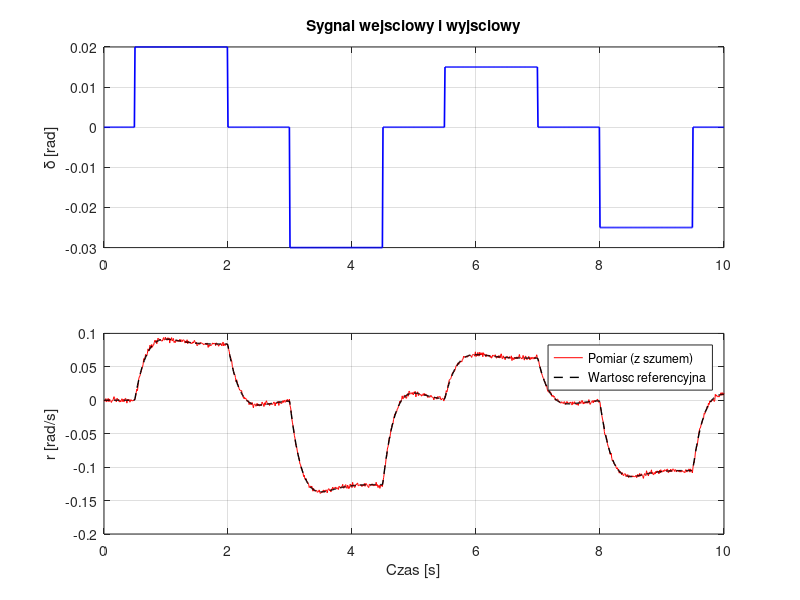

The MATLAB script that drew this image: (Note: this script raises an error after producing the figure.)
%% Identyfikacja modelu dynamiki poprzecznej pojazdu
% *Modelowanie i Identyfikacja*
% 
% Politechnika Gdanska, Wydzial Elektrotechniki i Automatyki
% 
% Kierunek: Automatyka, Robotyka i Systemy Sterowania, II stopien
% 
% Cwiczenie laboratoryjne: metody czarnej i szarej skrzynki
% 
% Aby otworzyc ten plik jako Live Script: kliknij prawym przyciskiem na zakladke 
% pliku w edytorze MATLAB i wybierz "Open as Live Script".
%% Generacja danych -- model rowerowy dynamiki poprzecznej
% Parametry fizyczne pojazdu 

m  = 1500; % masa [kg]
Iz = 2500; % masowy moment bezwladnosci wzgledem osi pionowej [kg*m^2]
a  = 1.2; % odleglosc osi przedniej od srodka masy [m]
b  = 1.6; % odleglosc osi tylnej od srodka masy [m]
Cf = 55000; % wspolczynnik odpornosci na znoszenie opon przednich [N/rad]
Cr = 60000; % wspolczynnik odpornosci na znoszenie opon tylnych [N/rad]
Vx = 20; % predkosc wzdluzna [m/s]
%% 
% Macierze przestrzeni stanow: x = [v_y; r], u = delta, y = r

A = [-(Cf+Cr)/(m*Vx), ((b*Cr - a*Cf)/(m*Vx) - Vx);
     -(a*Cf - b*Cr)/(Iz*Vx), -(a^2*Cf + b^2*Cr)/(Iz*Vx)];
B = [Cf/m;
     a*Cf/Iz];
C = [0, 1];  % wyjscie: predkosc katowa odchylenia r
D = 0;

sys_ref = ss(A, B, C, D);
%% 
% Sygnal wejsciowy: wielostopniowy skok kata skretu

Ts = 0.01; % Okres probkowania [s]
t = (0:Ts:10)'; % wektor czasu
N = length(t);
delta = zeros(N, 1);
delta(t >= 0.5 & t < 2.0) =  0.02; % [rad]
delta(t >= 3.0 & t < 4.5) = -0.03;
delta(t >= 5.5 & t < 7.0) =  0.015;
delta(t >= 8.0 & t < 9.5) = -0.025;
%% 
% Symulacja i dodanie szumu pomiarowego

y_clean = lsim(sys_ref, delta, t);
rng(42);
sigma = 0.002; % odchylenie standardowe szumu [rad/s]
y_noisy = y_clean + sigma * randn(N, 1);
%% 
% Utworzenie obiektu iddata

data = iddata(y_noisy, delta, Ts);
data.InputName  = {'Kat skretu kol [rad]'};
data.OutputName = {'Predkosc katowa odchylenia [rad/s]'};
%% 
% Wykres sygnalu wejsciowego i wyjsciowego

figure;
subplot(2,1,1);
plot(t, delta, 'b', 'LineWidth', 1.2);
ylabel('\delta [rad]');
title('Sygnal wejsciowy i wyjsciowy');
grid on;
subplot(2,1,2);
plot(t, y_noisy, 'r', t, y_clean, 'k--', 'LineWidth', 1);
ylabel('r [rad/s]');
xlabel('Czas [s]');
legend('Pomiar (z szumem)', 'Wartosc referencyjna');
grid on;
%% Zadanie 1: Eksploracja i przygotowanie danych
% Rozmiar obiektu danych:

size(data)
%% 
% Usuniecie skladowej stalej (detrend):

data_d = detrend(data);
%% 
% Podzial na zbior estymacyjny (70%) i walidacyjny (30%):

Ne = floor(0.7 * N);
data_est = data_d(1:Ne);
data_val = data_d(Ne+1:end);

fprintf('Zbior estymacyjny: %d probek\n', length(data_est.y));
%% 
% Nieparametryczna estymacja widma.

fprintf('Zbior walidacyjny: %d probek\n', length(data_val.y));
G_spa = spa(data_est);

figure;
bode(G_spa);
title('Nieparametryczna estymacja widma (spa)');
%% Zadanie 2: Identyfikacja modeli czarnej skrzynki
% *Krok 1.*. Estymacja transmitancji operatorowej (tfest)

sys_tf21 = tfest(data_est, 2, 1);
sys_tf31 = tfest(data_est, 3, 1);
%% 
% *Krok 2.*. Estymacja modeli ARX

sys_arx1 = arx(data_est, [2 2 1]);
sys_arx2 = arx(data_est, [3 2 1]);
sys_arx3 = arx(data_est, [4 3 1]);
%% 
% *Krok 3.* Porownanie modeli na zbiorze walidacyjnym

figure;
compare(data_val, sys_tf21, sys_tf31, sys_arx1, sys_arx2, sys_arx3);
title('Porownanie modeli czarnej skrzynki na zbiorze walidacyjnym');
%% 
% *Krok 4.* Porownanie charakterystyk Bodego modeli z estymatorem spa

figure;
bode(sys_tf21, sys_tf31, G_spa);
legend('tfest(2,1)', 'tfest(3,1)', 'spa (nieparametryczna)');
title('Charakterystyki Bodego: modele vs estymata widma');
%% 
% *Krok 5.* Analiza residuow dla najlepszego modelu

figure;
resid(data_val, sys_tf21);
title('Analiza residuow: tfest(2,1)');
%% 
% *Krok 6.* Model w przestrzeni stanow (ssest)

% Estymowac model w przestrzeni stanow rzedu 2:
% sys_ss2 = ssest(data_est, ???);
% Dodac do porownania na zbiorze walidacyjnym:
% compare(data_val, sys_tf21, sys_ss2);
%% Zadanie 3: Identyfikacja modelu szarej skrzynki (grey-box)
% Model szarej skrzynki wykorzystuje znana strukture rownan fizycznych. Estymujemy 
% jedynie nieznane parametry: wspolczynniki odpornosci na znoszenie Cf i Cr.
% 
% *Krok 1.* Definicja obiektu idgrey.

Cf0_k = 45; % % 45 kN/rad = 45000 N/rad
Cr0_k = 50;  % 50 kN/rad = 50000 N/rad

par0 = [Cf0_k; Cr0_k]; % wektor estymowanych parametrow
aux  = [m, Iz, a, b, Vx]; % stale parametry jako dane pomocnicze

sys_grey = idgrey('bicycle_matrices', par0, 'c', aux);
%% 
% *Krok 2.* Estymacja parametrow funkcja greyest.

opt = greyestOptions('SearchMethod', 'lsqnonlin', 'Display', 'on');
sys_grey_est = greyest(data_est, sys_grey, opt);
%% 
% Porownanie estymowanych parametrow z wartosciami referencyjnymi.

par_est = getpvec(sys_grey_est);
Cf_est  = par_est(1) * 1000;
Cr_est  = par_est(2) * 1000;

fprintf('Cf: referencyjne = %8.1f,  estymowane = %8.1f,  blad = %5.2f%%\n', ...
55000, Cf_est, abs(Cf_est-55000)/55000*100);
fprintf('Cr: referencyjne = %8.1f,  estymowane = %8.1f,  blad = %5.2f%%\n', ...
    60000, Cr_est, abs(Cr_est-60000)/60000*100);
%% 
% Porownanie modelu szarej i czarnej skrzynki na zbiorze walidacyjnym:

figure;
compare(data_val, sys_tf21, sys_grey_est);
title('Porownanie: czarna skrzynka (tfest) vs szara skrzynka (grey-box)');
%% 
% *Krok 3.* Wrazliwosc na wartosci poczatkowe.

% Zmienic punkt startowy na Cf0_k = 30 i Cr0_k = 70,
% powtorzyc estymacje i porownac wyniki.
% Czy algorytm zbiega do tych samych wartosci?
%% Zadanie 4: Test generalizacji -- zmiana predkosci wzdluznej
% *Krok 1.* Generujemy nowe dane dla Vx = 30 m/s.

Vx_test = 30; % [m/s]

A_test = [-(Cf+Cr)/(m*Vx_test), ((b*Cr - a*Cf)/(m*Vx_test) - Vx_test);
          -(a*Cf - b*Cr)/(Iz*Vx_test), -(a^2*Cf + b^2*Cr)/(Iz*Vx_test)];
B_test = [Cf/m;
          a*Cf/Iz];
sys_test = ss(A_test, B_test, C, D);

y_test_clean = lsim(sys_test, delta, t);
rng(43);
y_test_noisy = y_test_clean + sigma * randn(N, 1);

data_test = iddata(y_test_noisy, delta, Ts);
data_test.InputName  = data.InputName;
data_test.OutputName = data.OutputName;
data_test = detrend(data_test);
%% 
% *Krok 2.* Utworzenie modelu szarej skrzynki z estymowanymi parametrami Cf, 
% Cr i zaktualizowana predkoscia Vx_test.

par_est_vec = getpvec(sys_grey_est); % [Cf_est; Cr_est]
aux_test = [m, Iz, a, b, Vx_test]; % zaktualizowany Vx

sys_grey_test = idgrey('bicycle_matrices', par_est_vec, 'c', aux_test);
%% 
% Porownanie odpowiedzi modeli na nowych danych:

figure;
compare(data_test, sys_tf21, sys_grey_test);
title('Generalizacja na Vx = 30 m/s: czarna vs szara skrzynka');
%% 
% *Krok 3.* Test generalizacji dla innych predkosci

% Powtorzyc test dla Vx_test = 15 m/s i Vx_test = 40 m/s.
%% Zadanie 5: Wplyw poziomu szumu na jakosc estymacji
% Powtarzamy identyfikacje grey-box dla roznych poziomow szumu, aby zbadac wariancje 
% estymacji parametrow.

sigma_list = [0.001, 0.002, 0.005, 0.01];
results = zeros(length(sigma_list), 2);  % [Cf_est, Cr_est]

for i = 1:length(sigma_list)
    rng(42);
    y_i = y_clean + sigma_list(i) * randn(N, 1);
    data_i = iddata(y_i, delta, Ts);
    data_i = detrend(data_i);
    data_est_i = data_i(1:Ne);

    % idgrey z tymi samymi wartosciami poczatkowymi i stalymi parametrami
    sys_g = idgrey('bicycle_matrices', par0, 'c', aux);

    opt_i = greyestOptions('SearchMethod', 'lsqnonlin', 'Display', 'off');
    sys_g_est = greyest(data_est_i, sys_g, opt_i);

    par_i = getpvec(sys_g_est);
    results(i, 1) = par_i(1) * 1000; % % Cf w [N/rad]
    results(i, 2) = par_i(2) * 1000; % Cr w [N/rad]
end
%% 
% Tabela wynikow:

fprintf('\n%-10s  %-12s  %-10s  %-12s  %-10s\n', ...
    'sigma', 'Cf_est', 'blad_Cf%', 'Cr_est', 'blad_Cr%');
fprintf('%s\n', repmat('-', 1, 60));
for i = 1:length(sigma_list)
    fprintf('%-10.3f  %-12.1f  %-10.2f  %-12.1f  %-10.2f\n', ...
        sigma_list(i), ...
        results(i,1), abs(results(i,1)-55000)/55000*100, ...
        results(i,2), abs(results(i,2)-60000)/60000*100);
end
%% Zadanie 6 (opcjonalne): Model NARX -- badanie przeuczenia
% Model NARX z siecia wavenet. Porownanie z modelem liniowym ARX.

sys_narx = nlarx(data_est, [2 2 1], idWaveletNetwork(8));

figure;
compare(data_val, sys_arx1, sys_narx);
title('Porownanie: ARX vs NARX (wavenet, 8 jednostek)');
%% 
% *Krok 1*. Badanie przeuczenia: zmiana liczby jednostek sieci wavenet.


units_list = [1, 2, 4, 8, 16, 32, 64, 128];
fprintf('\n%-10s  %-15s  %-15s\n', 'Jednostki', 'fit% estymacja', 'fit% walidacja')

fprintf('%s\n', repmat('-', 1, 45))

for i = 1:length(units_list)
    nu = units_list(i);
    mdl = nlarx(data_est, [2 2 1], idWaveletNetwork(nu));

    % fit% na zbiorze estymacyjnym
    y_est_pred = predict(mdl, data_est);
    fit_est = 100 * (1 - norm(data_est.y - y_est_pred.y) / ...
              norm(data_est.y - mean(data_est.y)));

    % fit% na zbiorze walidacyjnym
    y_val_pred = predict(mdl, data_val);
    fit_val = 100 * (1 - norm(data_val.y - y_val_pred.y) / ...
              norm(data_val.y - mean(data_val.y)));

    fprintf('%-10d  %-15.2f  %-15.2f\n', nu, fit_est, fit_val);
end
%% 
% *Krok 2*. Inne estymatory nieliniowe.

% Zastapic idWaveletNetwork jednym z estymatorow:
%   idSigmoidNetwork lub treepartition
% Porownac wyniki z wavelet. Zapisac obserwacje.
%
% mdl_alt = nlarx(data_est, [2 2 1], ???);
% compare(data_val, sys_arx1, mdl_alt);
%% Porownanie charakterystyk Bodego z transmitancja analityczna
% Transmitancja analityczna: G(s) = C * (sI - A)^{-1} * B wyznaczona bezposrednio 
% z macierzy A, B, C modelu rowerowego.

sys_analytic = tf(sys_ref);

figure;
bode(sys_tf21, sys_analytic, G_spa);
legend('tfest(2,1)', 'Analityczna G(s)', 'spa (nieparametryczna)');
title('Charakterystyki Bodego: estymata vs model analityczny');
%% 
%
